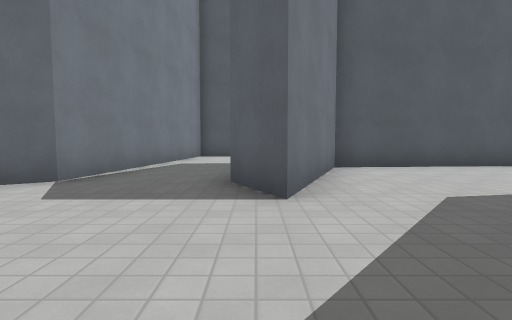
view 1 (above)

24 first-person views from a walk through a level from a Godot 3-D game. The camera is 1.2 m above the floor, tilts 4° down and sees 80° across. The floor is counted in squares, 2 m on a side. Each view is taken from the middle of a square. On the plan, view 1 faces up. The plan holds only what a view shows up to about 9 squares ahead; the rest is blank. The place goes on beyond the plan. Surface patterns are stand-ins for the level's own textures.

view 2
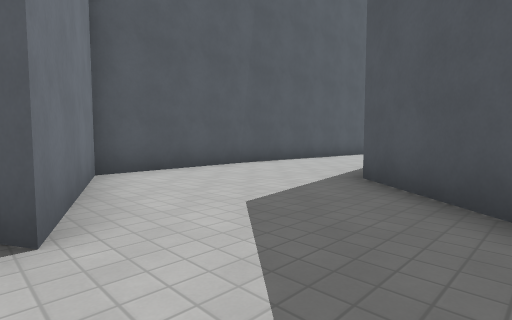

view 3
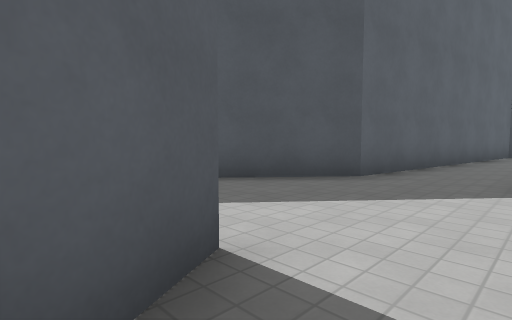

view 4
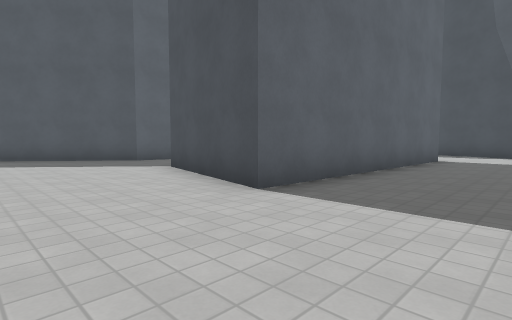

view 5
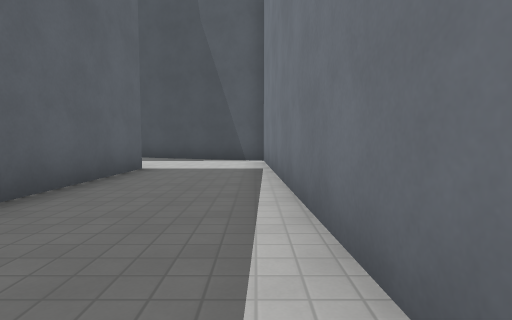

view 6
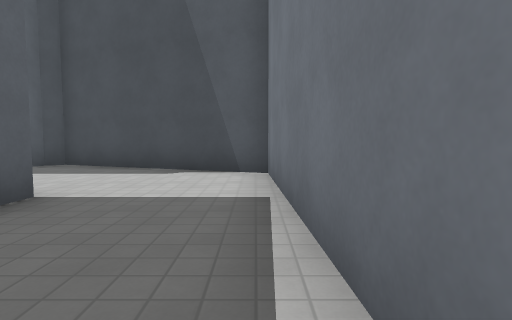

view 7
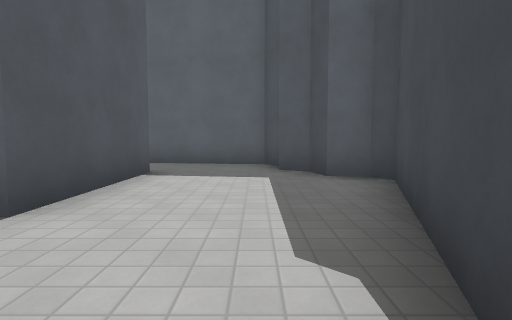

view 8
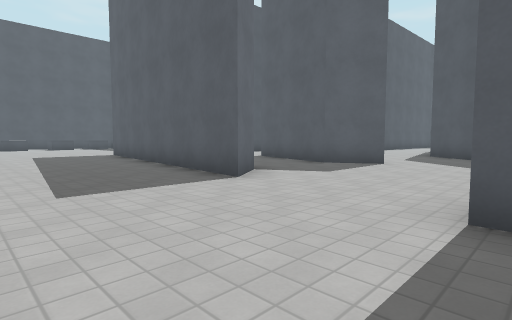

view 9
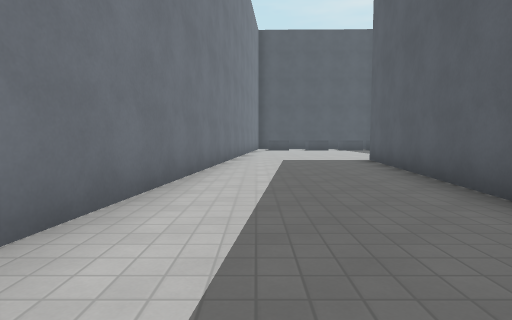

view 10
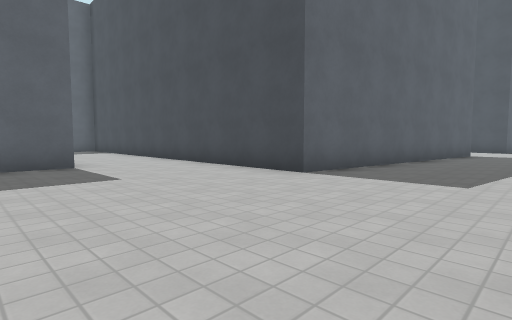

view 11
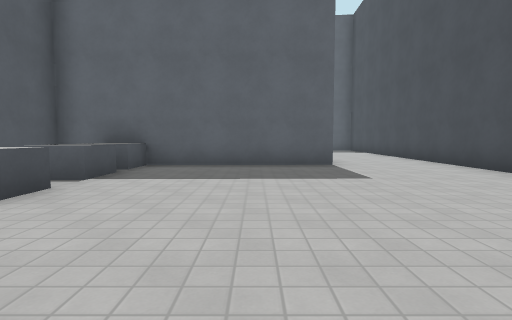

view 12
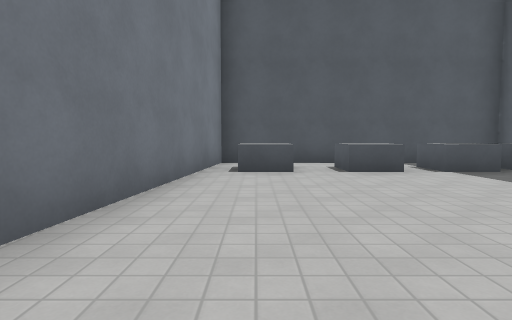

view 13
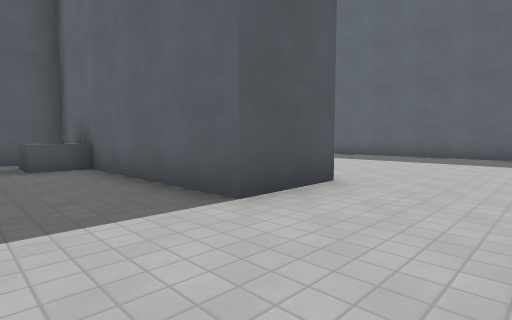

view 14
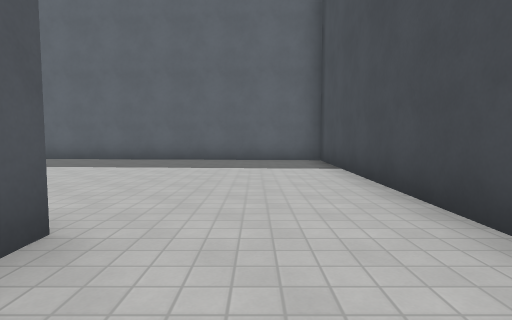

view 15
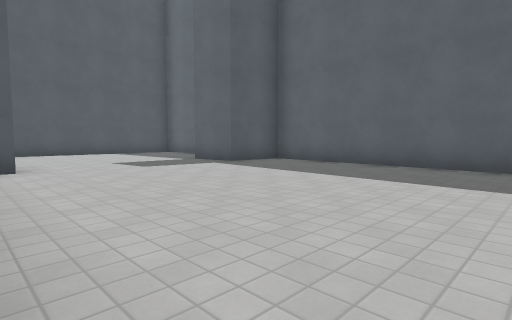

view 16
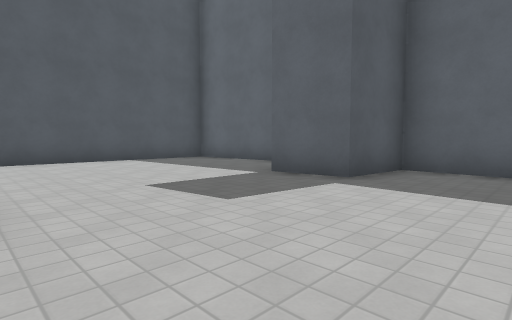

view 17
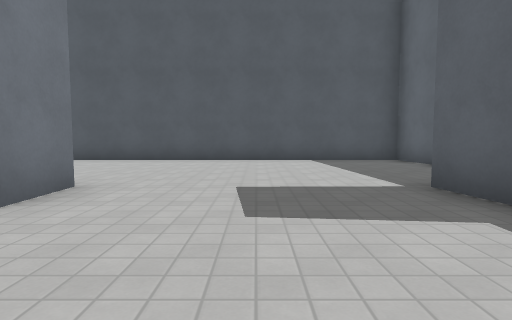

view 18
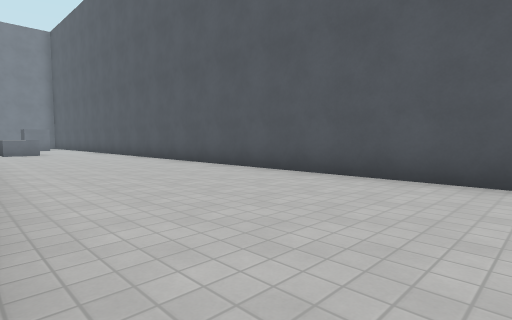

view 19
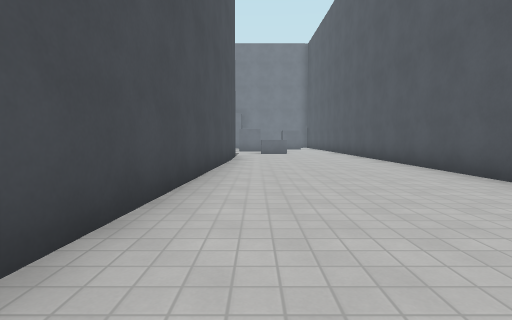

view 20
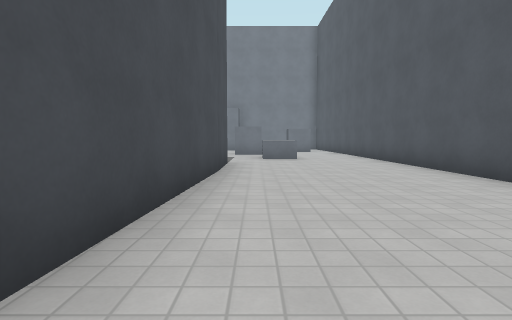

view 21
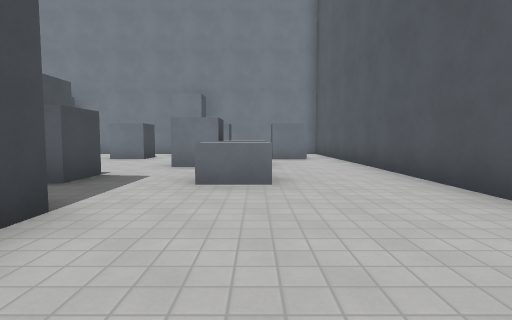

view 22
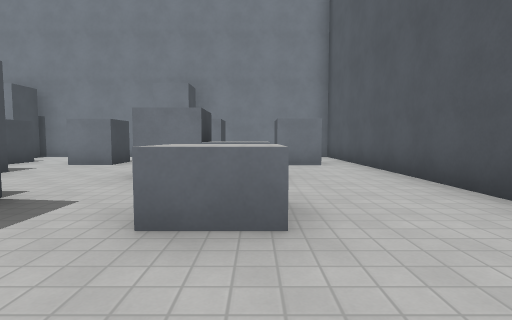

view 23
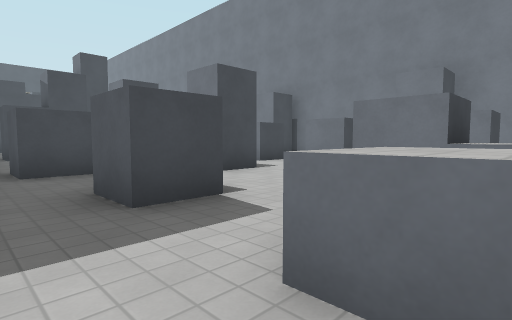

view 24
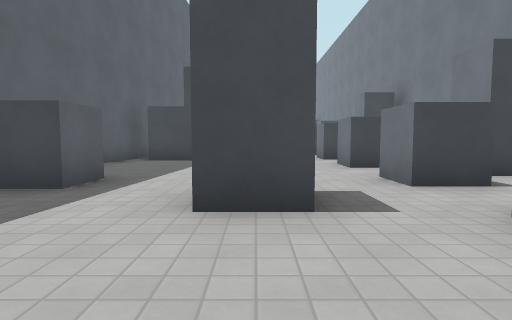

### Floor plan
Points are (right, up) in squares from view 1. A wall is a line through its corners. A room is listed if a view was taken in it or the views show most of it. See-through windows are left out.
Room 1 (views 1, 2)
walls: (-1.5, -6.1) (-4.7, -6.1); (6, 6.7) (1.6, 6.4) (0.3, 3); (-0.4, -8.5) (0.1, -8.2) (1.2, -0.6) (4.4, 3.1); (7.2, 6.6) (5.9, 6.7); (-2.4, -10.1) (-2.1, -9.1) (-1.5, -9) (-1.1, -8.4); (-5.6, -8.9) (-2.6, -10) (-2.3, -9.8)
ways out: opening at (-5.5, -7.5) to room 2; opening at (-1.5, 1.5) to room 2; opening at (8.5, 5.5)
Room 2 (views 3, 4, 5, 6, 7, 8, 9, 10, 11, 12, 13, 14, 15, 16, 17, 18, 19, 20, 21, 22, 23, 24)
walls: (2.9, 14.3) (1, 14.2) (0.9, 20.5) (-5.9, 20.6) (-6.4, 14.7); (-2.1, 9) (-2.8, 4.3) (-3.8, 3.6) (-2.8, 11.6) (9.5, 11.2) (10.1, 20.3) (8.4, 20.4) (8.2, 21.8); (-6.7, 12.1) (-7.4, 4.6); (-8.5, 12.9) (-8.3, 14.6); (3.7, 21.9) (3.8, 20.6); (-9.7, 17.4) (-9.7, 18.4) (-8.7, 18.4); (-10.2, 13.6) (-8.9, 13.6); (-7.6, 22.4) (1.8, 21.9); (-10.1, 21.4) (-8.9, 21.4) (-8.9, 20.4); (0.3, 3) (-0.3, 4.2) (0.1, 5.6); (-8.9, 24.2) (-8.9, 23.1); (-12.5, 19.5) (-11.4, 19.5); (-14.4, 13.2) (-13.9, 13.2); (-14.6, 15.7) (-14, 15.7) (-14, 14.6); (-11.4, 24.2) (-11.4, 22.1); (10.2, 23.5) (10, 26.6) (-15.5, 26.4); (-12.5, 23.2) (-11.4, 23.2); (-15, 18.2) (-14, 18.2) (-14, 17.1); (-15, 20.7) (-14, 20.7) (-14, 19.6); (-15, 23.2) (-13.9, 23.2); (-14, 25.5) (-14, 24.5) (-14.8, 24.5); (-7.5, -0.6) (-7.2, -8.3) (-5.6, -8.9); (-4.7, -6.1) (-4.5, 0.4) (-1, -0.4)
low walls: (-0.5, 18.5) (-1.6, 18.5) (-1.6, 19.5); (-2.2, 18.5) (-3.3, 18.5) (-3.3, 19.5); (1, 18.5) (-0.1, 18.5) (-0.1, 19.5); (-4.2, 18.5) (-5.4, 18.5)
ways out: opening at (-5.5, -7.5) to room 1; opening at (-1.5, 1.5) to room 1; gap at (-15, 15); gap at (-15, 18); gap at (-15, 20); gap at (-15, 23); gap at (-15, 25); gap at (-9, 13)

Positions as (right, up) in squares from view 1, and headings:
1: (0, 0), facing up
2: (0, 1), facing up-right
3: (-1, 4), facing down-right
4: (-7, 3), facing down-right
5: (-7, 0), facing down
6: (-7, -3), facing down
7: (-7, -8), facing right
8: (-7, 0), facing up-right
9: (-6, 3), facing up
10: (-6, 16), facing down-right
11: (-6, 16), facing right
12: (-5, 13), facing up
13: (-1, 12), facing up-right
14: (1, 13), facing right
15: (3, 14), facing up-right
16: (4, 18), facing up-right
17: (6, 18), facing up
18: (4, 22), facing up-left
19: (3, 23), facing left
20: (0, 23), facing left
21: (-5, 24), facing left
22: (-7, 24), facing left
23: (-8, 24), facing down-left
24: (-12, 22), facing down
